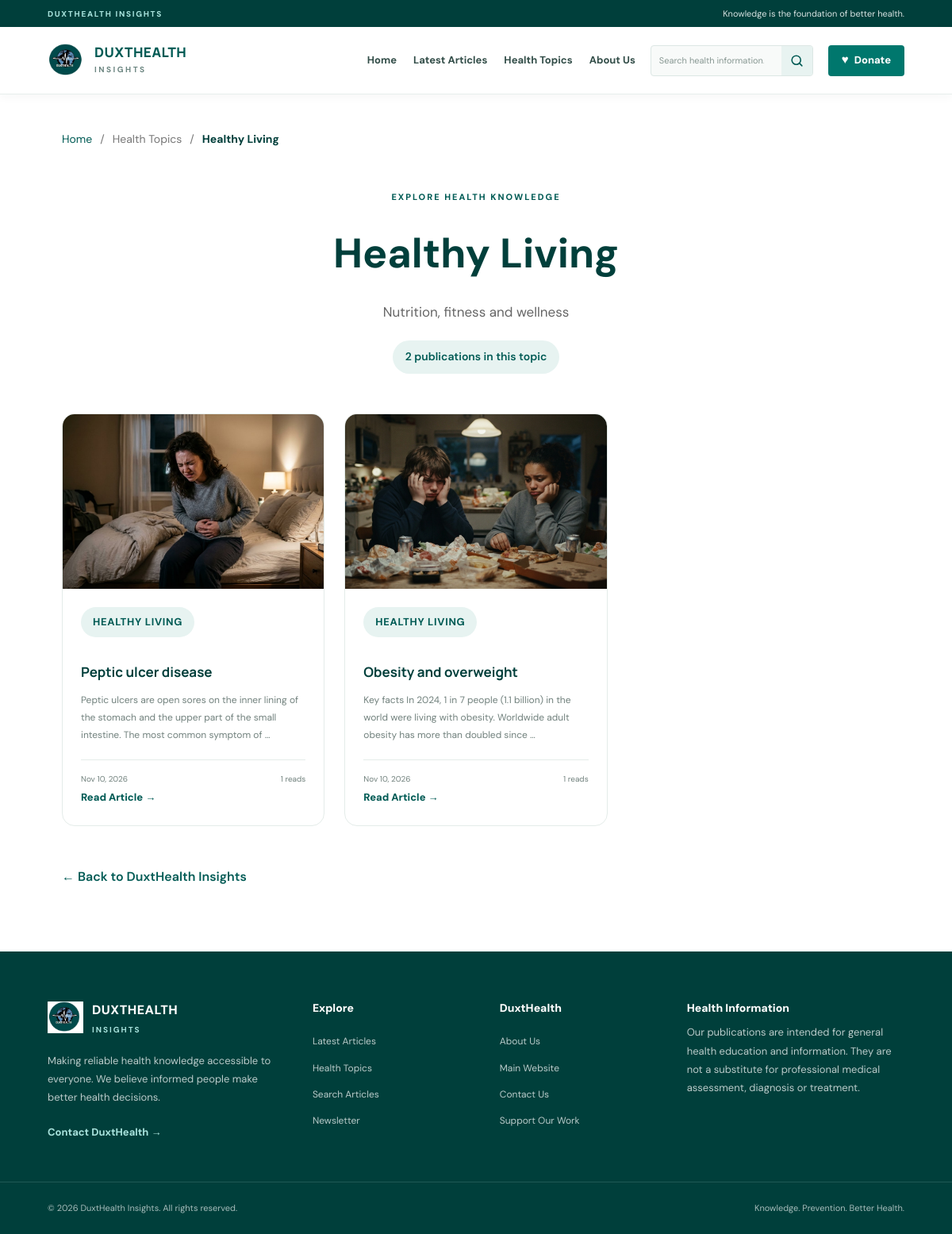
Screenshot of /category/healthy-living/ with the database file from the repository.
### blog/models.py (models this page shows, shortened)
class Category(models.Model):
    name = models.CharField(max_length=100, unique=True)
    slug = models.SlugField(
        max_length=120,
        unique=True,
        blank=True
    )
    description = models.TextField(blank=True)
    image = models.ImageField(
        upload_to="categories/",
        blank=True,
        null=True
    )
    is_active = models.BooleanField(default=True)
    created_at = models.DateTimeField(auto_now_add=True)
    class Meta:
        verbose_name_plural = "Categories"
        ordering = ["name"]

class Article(models.Model):
    class Status(models.TextChoices):
        DRAFT = "draft", "Draft"
        REVIEW = "review", "Awaiting Medical Review"
        SCHEDULED = "scheduled", "Scheduled"
        PUBLISHED = "published", "Published"
        ARCHIVED = "archived", "Archived"
    title = models.CharField(max_length=250)
    slug = models.SlugField(
        max_length=270,
        unique=True,
        blank=True
    )
    subtitle = models.CharField(
        max_length=300,
        blank=True
    )
    excerpt = models.TextField(
        max_length=500,
        help_text="Short introduction displayed on article cards."
    )
    body = models.TextField(
        help_text="Main article content."
    )
    cover_image = models.ImageField(
        upload_to="articles/covers/%Y/%m/",
        blank=True,
        null=True
    )
    cover_image_caption = models.CharField(
        max_length=250,
        blank=True
    )
    category = models.ForeignKey(
        Category,
        on_delete=models.PROTECT,
        related_name="articles"
    )
    tags = models.ManyToManyField(
        Tag,
        blank=True,
        related_name="articles"
    )
    author = models.ForeignKey(
        Author,
        on_delete=models.PROTECT,
        related_name="articles"
    )
    reviewer = models.ForeignKey(
        MedicalReviewer,
        on_delete=models.SET_NULL,
        null=True,
        blank=True,
        related_name="reviewed_articles"
    )
    status = models.CharField(
        max_length=15,
        choices=Status.choices,
        default=Status.DRAFT
    )
    featured = models.BooleanField(default=False)
    medically_reviewed = models.BooleanField(default=False)
    review_notes = models.TextField(blank=True)
    references = models.TextField(
        blank=True,
        help_text="Add reliable sources and reference URLs, one per line."
    )
    meta_title = models.CharField(
        max_length=250,
        blank=True
    )
    meta_description = models.CharField(
        max_length=320,
        blank=True
    )
    scheduled_for = models.DateTimeField(
        null=True,
        blank=True
    )
    published_at = models.DateTimeField(
        null=True,
        blank=True
    )
    views = models.PositiveIntegerField(default=0)
    created_at = models.DateTimeField(auto_now_add=True)
    updated_at = models.DateTimeField(auto_now=True)
    class Meta:
        ordering = ["-published_at", "-created_at"]
        indexes = [
            models.Index(
                fields=["status", "published_at"]
            ),
            models.Index(
                fields=["featured", "status"]
            ),
        ]

### blog/views.py (the view)
# urls.py: path('category/<slug:slug>/',views.category_detail,name='category_detail'),
def category_detail(request, slug):
    now = timezone.now()
    category = get_object_or_404(
        Category,
        slug=slug,
        is_active=True
    )
    article_list = Article.objects.filter(
        category=category,
        status='published',
        published_at__lte=now
    ).select_related(
        'category',
        'author',
        'reviewer'
    ).prefetch_related(
        'tags'
    ).order_by('-published_at')
    paginator = Paginator(article_list, 9)
    page_obj = paginator.get_page(request.GET.get('page'))
    context = {
        'category': category,
        'page_obj': page_obj,
        'articles': page_obj.object_list,
    }
    return render(
        request,
        'blog/category_detail.html',
        context
    )

### templates/blog/category_detail.html (shortened to what this page needs)
{% extends "base.html" %}
{% load static %}
{% block content %}
<main class="category-page">
    <div class="container">
        <nav class="category-breadcrumb">
            <a href="{% url 'home' %}">Home</a>
            <span>/</span>
            <span>Health Topics</span>
            <span>/</span>
            <strong>{{ category.name }}</strong>
        </nav>
        <header class="category-page-header">
            <span class="section-kicker">
                EXPLORE HEALTH KNOWLEDGE
            </span>
            <h1>{{ category.name }}</h1>
            {% if category.description %}
                <p>{{ category.description }}</p>
            {% else %}
                <p>
                    Explore health education and informative
                    publications from DuxtHealth Insights.
                </p>
            {% endif %}
            <div class="category-result-count">
                {{ page_obj.paginator.count }}
                publication{{ page_obj.paginator.count|pluralize }}
                in this topic
            </div>
        </header>
        <section class="category-articles">
            {% if articles %}
                <div class="article-grid">
                    {% for article in articles %}
                        <article class="article-card">
                            <a
                                href="{% url 'article_detail' article.slug %}"
                                class="article-image"
                            >
                                {% if article.cover_image %}
                                    <img
                                        src="{{ article.cover_image.url }}"
                                        alt="{{ article.caption|default:article.title }}"
                                        loading="lazy"
                                    >
                                {% else %}
                                    <div class="image-placeholder">
                                        <span>DUXTHEALTH</span>
                                    </div>
                                {% endif %}
                            </a>
                            <div class="article-card-content">
                                <span class="article-category">
                                    {{ category.name }}
                                </span>
                                <h3>
                                    <a href="{% url 'article_detail' article.slug %}">
                                        {{ article.title }}
                                    </a>
                                </h3>
                                {% if article.excerpt %}
                                    <p>
                                        {{ article.excerpt|truncatewords:25 }}
                                    </p>
                                {% endif %}
                                <div class="article-card-footer">
                                    <span>
                                        {{ article.published_at|date:"M d, Y" }}
                                    </span>
                                    <span>
                                        {{ article.views }} reads
                                    </span>
                                </div>
                                <a
                                    href="{% url 'article_detail' article.slug %}"
                                    class="read-more"
                                >
                                    Read Article →
                                </a>
                            </div>
                        </article>
                    {% endfor %}
                </div>
            {% endif %}
        </section>
        <div class="category-back-home">
            <a href="{% url 'home' %}">
                ← Back to DuxtHealth Insights
            </a>
        </div>
    </div>
</main>
{% endblock %}

### templates/base.html (shortened to what this page needs)
{% load static %}
<!DOCTYPE html>
<html lang="en">
<head>
    <link rel="stylesheet" href="{% static 'css/style.css' %}">
    <link rel="stylesheet" href="{% static 'css/responsive.css' %}">
</head>
<body>
    <div class="dh-announcement-bar">
        <div class="container dh-announcement-inner">
            <div class="dh-announcement-brand">
                DUXTHEALTH INSIGHTS
            </div>
            <p>
                Knowledge is the foundation of better health.
            </p>
        </div>
    </div>
    <header class="dh-main-header">
        <div class="container dh-header-container">
            <a href="{% url 'home' %}"
               class="dh-brand"
               aria-label="DuxtHealth Insights homepage">
                <img
                    src="{% static 'images/duxthealth-logo.jpg' %}"
                    alt="DuxtHealth Logo"
                    class="dh-brand-logo"
                >
                <span class="dh-brand-text">
                    <strong>DUXTHEALTH</strong>
                    <span>INSIGHTS</span>
                </span>
            </a>
            <nav class="dh-nav-menu" id="navMenu">
                <div class="dh-nav-links">
                    <a href="{% url 'home' %}" class="dh-nav-link">
                        Home
                    </a>
                    <a href="{% url 'home' %}#latest" class="dh-nav-link">
                        Latest Articles
                    </a>
                    <a href="{% url 'home' %}#topics" class="dh-nav-link">
                        Health Topics
                    </a>
                    <a href="{% url 'home' %}#about" class="dh-nav-link">
                        About Us
                    </a>
                </div>
                <form
                    action="{% url 'search_articles' %}"
                    method="GET"
                    class="dh-nav-search"
                    role="search">
                    <input
                        type="search"
                        id="dh-search-input"
                        name="q"
                        placeholder="Search health information..."
                        required
                    >
                    <button type="submit"
                            aria-label="Submit search">
                        <svg
                            xmlns="http://www.w3.org/2000/svg"
                            width="19"
                            height="19"
                            viewBox="0 0 24 24"
                            fill="none"
                            stroke="currentColor"
                            stroke-width="2"
                            stroke-linecap="round"
                            stroke-linejoin="round"
                            aria-hidden="true">
                            <circle cx="11" cy="11" r="7"></circle>
                            <path d="m20 20-4-4"></path>
                        </svg>
                    </button>
                </form>
                <a
                    href="{% url 'home' %}#donations"
                    class="dh-donate-button">
                    <span aria-hidden="true">♥</span>
                    Donate
                </a>
            </nav>
        </div>
    </header>
    <main id="main-content">
        {% block content %}
        {% endblock %}
    </main>
    <footer class="dh-main-footer" id="about">
        <div class="container dh-footer-grid">
            <div class="dh-footer-brand">
                <a href="{% url 'home' %}"
                   class="dh-footer-logo">
                    <img
                        src="{% static 'images/duxthealth-logo.jpg' %}"
                        alt="DuxtHealth Logo"
                    >
                    <span>
                        <strong>DUXTHEALTH</strong>
                        <span>INSIGHTS</span>
                    </span>
                </a>
                <p>
                    Making reliable health knowledge accessible
                    to everyone. We believe informed people make
                    better health decisions.
                </p>
                <a href="mailto:duxthealth@gmail.com"
                   class="dh-footer-contact">
                    Contact DuxtHealth →
                </a>
            </div>
            <div class="dh-footer-column">
                <h4>Explore</h4>
                <a href="{% url 'home' %}#latest">
                    Latest Articles
                </a>
                <a href="{% url 'home' %}#topics">
                    Health Topics
                </a>
                <a href="{% url 'search_articles' %}">
                    Search Articles
                </a>
                <a href="{% url 'home' %}#newsletter">
                    Newsletter
                </a>
            </div>
            <div class="dh-footer-column">
                <h4>DuxtHealth</h4>
                <a href="{% url 'home' %}#about">
                    About Us
                </a>
                <a
                    href="https://duxthealth.com"
                    target="_blank"
                    rel="noopener noreferrer">
                    Main Website
                </a>
                <a href="mailto:duxthealth@gmail.com">
                    Contact Us
                </a>
                <a href="{% url 'home' %}#donations">
                    Support Our Work
                </a>
            </div>
            <div class="dh-footer-column dh-footer-disclaimer">
                <h4>Health Information</h4>
                <p>
                    Our publications are intended for general
                    health education and information. They are
                    not a substitute for professional medical
                    assessment, diagnosis or treatment.
                </p>
            </div>
        </div>
        <div class="dh-footer-bottom">
            <div class="container dh-footer-bottom-inner">
                <p>
                    © {% now "Y" %} DuxtHealth Insights.
                    All rights reserved.
                </p>
                <p>
                    Knowledge. Prevention. Better Health.
                </p>
            </div>
        </div>
    </footer>
</body>
</html>

### rows the page displays
Category: name "Healthy Living", description "Nutrition, fitness and wellness", name "HEALTHY LIVING"
Article: cover_image (picture), title "Peptic ulcer disease", excerpt "Peptic ulcers are open sores on the inner lining of the stomach and the upper part of the small intestine. The most common symptom of …", published_at "Nov 10, 2026", views "1"
Article: cover_image (picture), title "Obesity and overweight", excerpt "Key facts In 2024, 1 in 7 people (1.1 billion) in the world were living with obesity. Worldwide adult obesity has more than doubled since …", published_at "Nov 10, 2026", views "1"

### other values shown
{{ page_obj.paginator.count }} "2"
